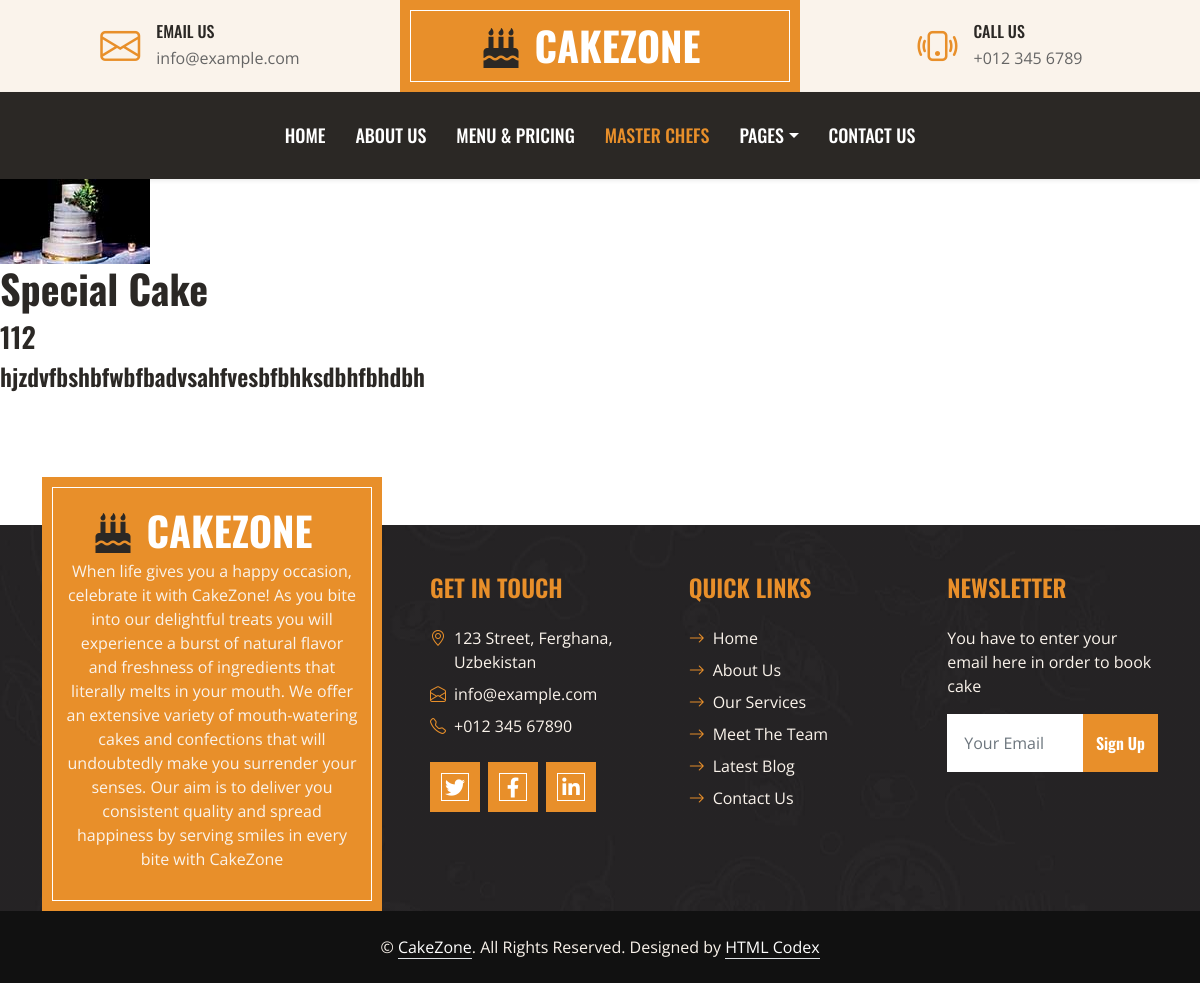
/birthday/special/, run on the app's committed database.
### logic/models.py (models this page shows, shortened)
class B_cake(models.Model):
    name = models.CharField(max_length=250)
    cost = models.IntegerField()
    bio = models.TextField()
    img = models.ImageField(upload_to='index/img')
    slug = models.SlugField(max_length=200)

### logic/views.py (the view)
# urls.py: path('birthday/<slug:birthday>/', birthdaydetailview, name="birthdaydetail"),
def birthdaydetailview(request, birthday):
    birthday = get_object_or_404(B_cake, slug=birthday)
    context = {
        "birthday": birthday,
    }
    return render(request, "birthday/birthdaydetail.html", context=context)

### templates/birthday/birthdaydetail.html
{% extends 'base.html' %}
{% load static %}
{% block content %}
<img src="{{birthday.img.url}}">
<h1>{{birthday.name}} Cake</h1>
<h3>{{birthday.cost}}</h3>
<h4>{{birthday.bio}}</h4>
{% endblock content %}

### static/css/style.css (style rules this page uses)
:root { --primary: #E88F2A; --secondary: #FAF3EB; --light: #FFFFFF; --dark: #2B2825; }
h1, h2, .font-weight-bold { font-weight: 700 !important; }
h3, h4, .font-weight-semi-bold { font-weight: 600 !important; }

### data on the page
B_cake: img (picture), name "Special", cost "112", bio "hjzdvfbshbfwbfbadvsahfvesbfbhksdbhfbhdbh"
